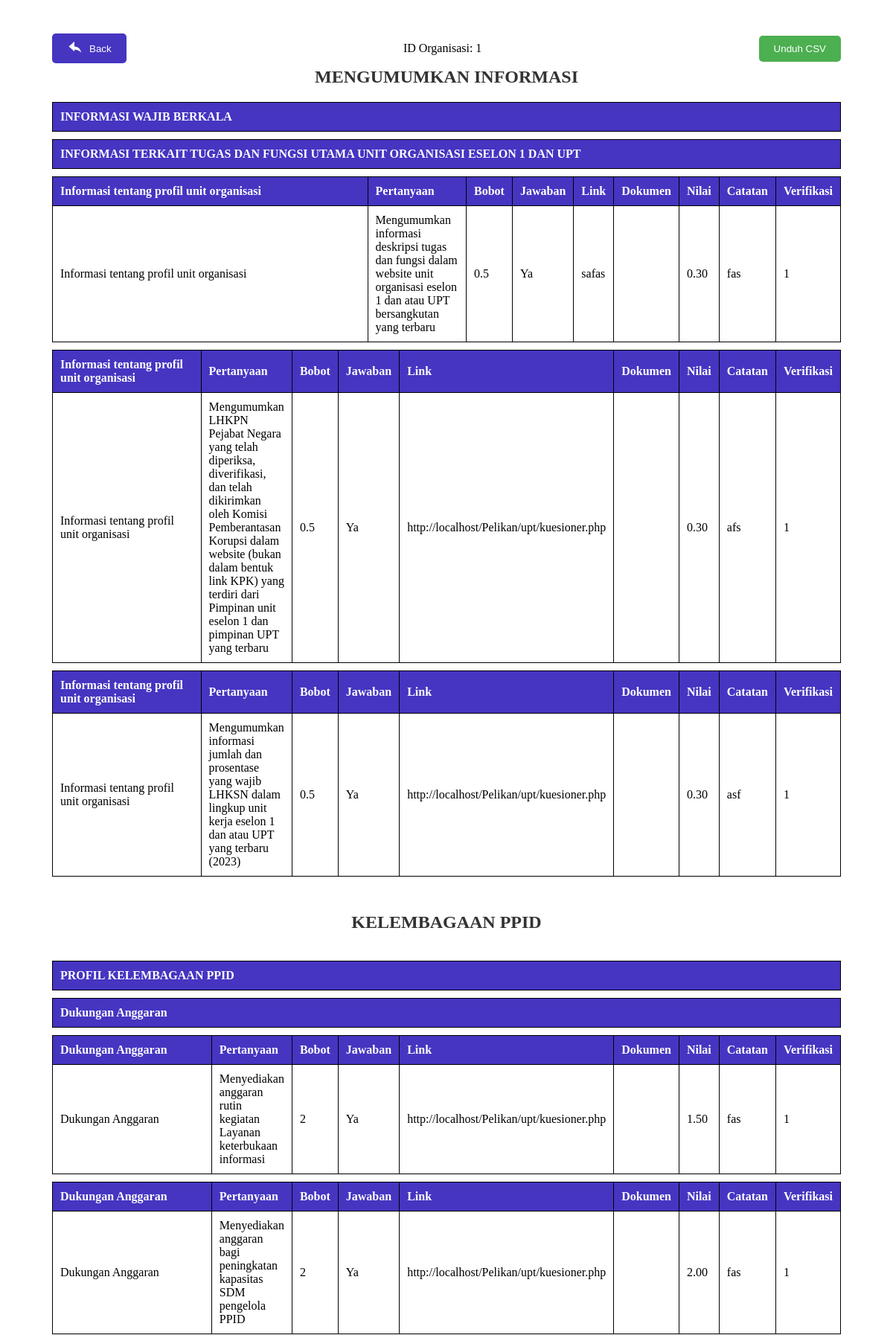
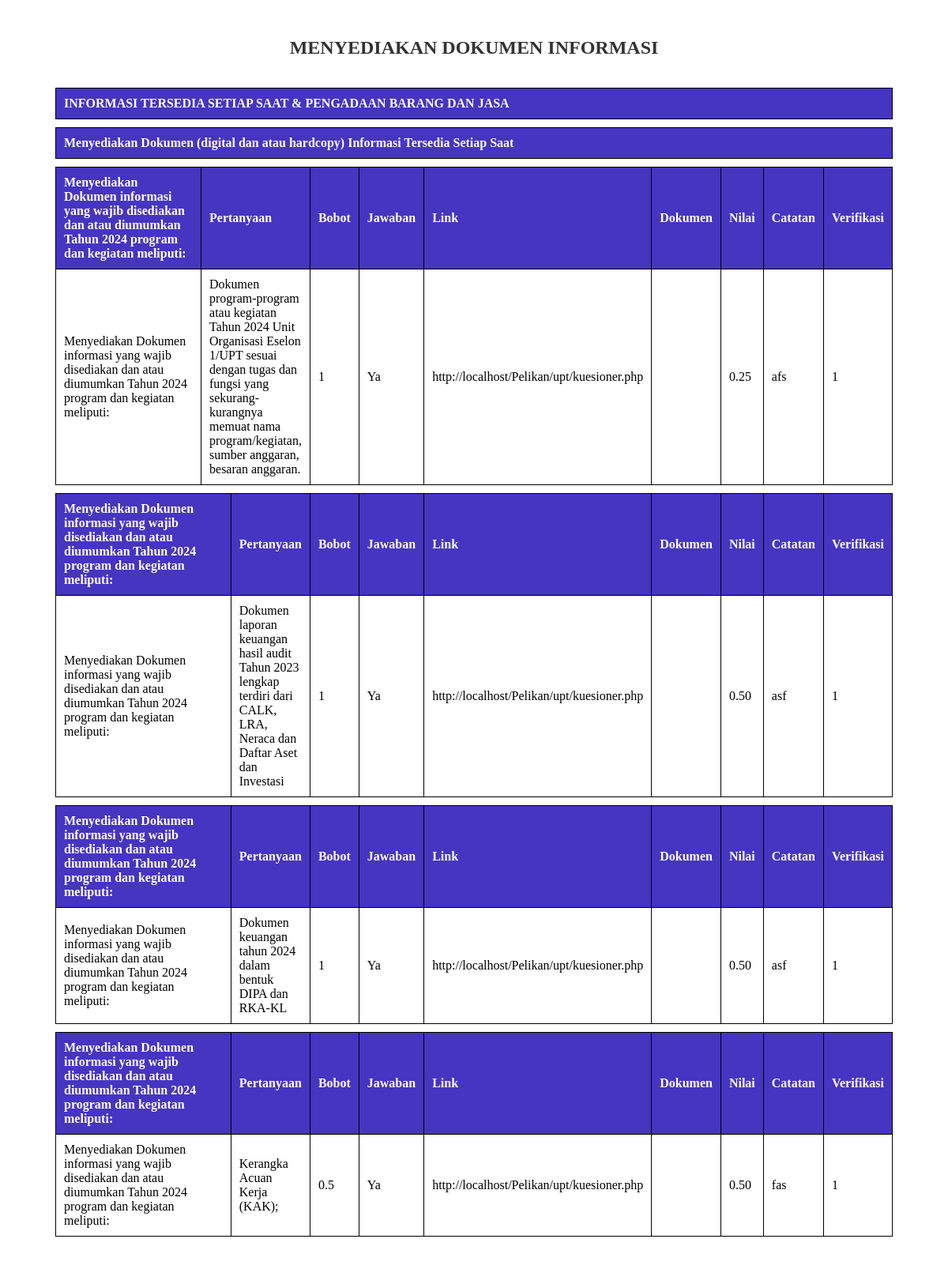
The page /admin/unduh.php?id=1 (upper part) on the database its author committed (2 pictures, top to bottom).
### tables this page shows
CREATE TABLE `kuesioner` (
  `id_kuesioner` int NOT NULL,
  `id_kategori` int NOT NULL,
  `id_subkategori1` int NOT NULL,
  `id_subkategori2` int NOT NULL,
  `id_subkategori3` int NOT NULL,
  `id_pertanyaan` int NOT NULL,
  `pertanyaan` text NOT NULL,
  `jawaban` varchar(255) NOT NULL,
  `link` varchar(255) DEFAULT NULL,
  `dokumen` varchar(255) DEFAULT NULL,
  `id_organisasi` int NOT NULL,
  `unit_eselon1` varchar(255) NOT NULL,
  `nama_organisasi` varchar(255) NOT NULL,
  `nip_responden` char(10) NOT NULL,
  `nilai` float(4,2) DEFAULT NULL,
  `catatan` varchar(255) DEFAULT NULL,
  `verifikasi` tinyint(1) DEFAULT NULL,
  `id_penilai` int DEFAULT NULL
);

CREATE TABLE `kategori` (
  `id_kategori` int NOT NULL,
  `kategori` varchar(255) NOT NULL
);

CREATE TABLE `subkategori1` (
  `id_subkategori1` int NOT NULL,
  `subkategori1` varchar(255) NOT NULL,
  `id_kategori` int NOT NULL
);

CREATE TABLE `subkategori2` (
  `id_subkategori2` int NOT NULL,
  `subkategori2` varchar(255) NOT NULL,
  `id_subkategori1` int NOT NULL
);

CREATE TABLE `subkategori3` (
  `id_subkategori3` int NOT NULL,
  `subkategori3` varchar(255) NOT NULL,
  `id_subkategori2` int NOT NULL,
  `web` varchar(255) DEFAULT NULL
);

CREATE TABLE `pertanyaan` (
  `id_pertanyaan` int NOT NULL,
  `pertanyaan` text,
  `id_kategori` int NOT NULL,
  `id_subkategori1` int NOT NULL,
  `id_subkategori2` int NOT NULL,
  `id_subkategori3` int NOT NULL,
  `bobot` double DEFAULT NULL,
  `web` text,
  `A` float(4,2) DEFAULT NULL,
  `B` float(4,2) DEFAULT NULL,
  `C` float(4,2) DEFAULT NULL,
  `D` float(4,2) DEFAULT NULL,
  `E` float(4,2) DEFAULT NULL
);

### admin/unduh.php (the view, shortened to what this page needs)
<!DOCTYPE html>
<html lang="en">
<head>
</head>
<body>
<div style="display: flex; justify-content: space-between; align-items: center; margin: 20px 70px; position: absolute; top: 20px; left: 0; right: 0;">
    <a href="daftar_organisasi.php" style="text-decoration: none;">
        <button style="padding: 10px 20px; background-color: #4535c1; color: white; border: none; border-radius: 5px; cursor: pointer; display: flex; align-items: center;">
            <svg xmlns="http://www.w3.org/2000/svg" viewBox="0 0 24 24" fill="white" width="20px" height="20px" style="margin-right: 10px;">
                <path d="M0 0h24v24H0z" fill="none"/>
                <path d="M12 4V1L3 9l9 8v-3c4.55 0 8.45 1.72 11 5-1-5.48-4.48-10-11-10z"/>
            </svg>
            Back
        </button>
    </a>
    <?php
if (isset($_GET['id'])) {
    $id_organisasi = (int)$_GET['id'];
    echo "<p>ID Organisasi: " . $id_organisasi . "</p>";
} else {
    die("ID organisasi tidak ditemukan.");
}
?>
    <a href="download_csv.php?id=<?php echo $id_organisasi; ?>">
    <button style="padding: 10px 20px; background-color: #4CAF50; color: white; border: none; border-radius: 5px; cursor: pointer;">
        Unduh CSV
    </button>
</a>
</div>
<?php
$host = 'localhost';
$user = 'root';
$password = '';
$dbname = 'sigh';
$conn = new mysqli($host, $user, $password, $dbname);
if (isset($_GET['id'])) {
    $id_organisasi = (int)$_GET['id'];
}
    $sql = "
        SELECT p.id_pertanyaan, k.kategori, s1.subkategori1, s2.subkategori2, s3.subkategori3,
               p.pertanyaan, p.web, p.bobot, q.jawaban, q.link, q.dokumen, q.nilai, q.catatan, q.verifikasi
        FROM pertanyaan p
        JOIN kategori k ON p.id_kategori = k.id_kategori
        JOIN SubKategori1 s1 ON p.id_subkategori1 = s1.id_subkategori1
        JOIN SubKategori2 s2 ON p.id_subkategori2 = s2.id_subkategori2
        JOIN SubKategori3 s3 ON p.id_subkategori3 = s3.id_subkategori3
        LEFT JOIN kuesioner q ON p.id_pertanyaan = q.id_pertanyaan
        WHERE q.id_organisasi = $id_organisasi";
    $result = $conn->query($sql);
    $last_kategori = '';
    $last_subkategori1 = '';
    $last_subkategori2 = '';
    $last_subkategori3 = '';
    if ($result->num_rows > 0) {
        while ($row = $result->fetch_assoc()) {
            if ($last_kategori != $row['kategori']) {
                if ($last_kategori != '') {
                    echo "</tbody></table><br>";
                }
                echo "<h2>{$row['kategori']}</h2>";
                $last_kategori = $row['kategori'];
            }
            if ($last_subkategori1 != $row['subkategori1']) {
                if ($last_subkategori1 != '') {
                    echo "</tbody></table><br>";
                }
                echo "<table border='1' style='border-collapse: collapse; width: 100%; margin-bottom: 10px;'>
                        <thead>
                            <tr style='background-color: #1E90FF; color: white;'>
                                <th colspan='3' style='padding: 10px; width: 60%;'>{$row['subkategori1']}</th>
                            </tr>
                        </thead>
                        <tbody>";
                $last_subkategori1 = $row['subkategori1'];
                $last_subkategori2 = '';
                $last_subkategori3 = '';
            }
            if ($last_subkategori2 != $row['subkategori2']) {
                echo "<table border='1' style='border-collapse: collapse; width: 100%; margin-bottom: 10px;'>
                        <thead>
                            <tr style='background-color: #00008B; color: white;'>
                                <th colspan='3'>{$row['subkategori2']}</th>
                            </tr>
                        </thead>
                        <tbody>";
                $last_subkategori2 = $row['subkategori2'];
                $last_subkategori3 = '';
            }
            if ($last_subkategori3 != $row['subkategori3']) {
                echo "<table border='1' style='border-collapse: collapse; width: 100%; margin-bottom: 10px;'>
                        <thead>
                            <tr style='background-color: #FFA500; color: white;'>
                                <th style='padding: 10px; width: 40%;'>{$row['subkategori3']}</th>
                                <th style='padding: 10px;'>Pertanyaan</th>
                                <th style='padding: 10px;'>Bobot</th>
                                <th style='padding: 10px;'>Jawaban</th>
                                <th style='padding: 10px;'>Link</th>
                                <th style='padding: 10px;'>Dokumen</th>
                                <th style='padding: 10px;'>Nilai</th>
                                <th style='padding: 10px;'>Catatan</th>
                                <th style='padding: 10px;'>Verifikasi</th>
                            </tr>
                        </thead>
                        <tbody>";
            }
?>
<tr>
    <td><?php echo $row['subkategori3']; ?></td>
    <td><?php echo $row['pertanyaan']; ?></td>
    <td><?php echo $row['bobot']; ?></td>
    <td><?php echo $row['jawaban']; ?></td>
    <td><?php echo $row['link']; ?></td>
    <td><?php echo $row['dokumen']; ?></td>
    <td><?php echo $row['nilai']; ?></td>
    <td><?php echo $row['catatan']; ?></td>
    <td><?php echo $row['verifikasi']; ?></td>
</tr>
<?php
    }
    echo "</tbody></table>";
} else {
    echo "<p>Tidak ada data yang tersedia.</p>";
}
?>
</body>
</html>

### admin/unduh.php (style rules this page uses)
body { user-select: ; outline: black; margin: 20px; padding: 50px; overflow-x: hidden; }
table { width: 100%; border-collapse: collapse; margin-bottom: 20px; }
table, th, td { border: 1px solid black; }
th, td { padding: 10px; text-align: left; }
th { background-color: #4535c1; }
h2 { text-align: center; color: #333; }
button { padding: 10px 20px; background-color: #4CAF50; color: white; border: none; border-radius: 5px; cursor: pointer; }

### rows shown on the page
kuesioner: id_kategori.kategori "MENGUMUMKAN INFORMASI", id_subkategori1.subkategori1 "INFORMASI WAJIB BERKALA", id_subkategori2.subkategori2 "INFORMASI TERKAIT TUGAS DAN FUNGSI UTAMA UNIT ORGANISASI ESELON 1 DAN UPT", id_subkategori3.subkategori3 "Informasi tentang profil unit organisasi", id_pertanyaan.pertanyaan "Mengumumkan informasi deskripsi tugas dan fungsi dalam website unit organisasi eselon 1 dan atau UPT bersangkutan yang terbaru", id_pertanyaan.bobot "0.5", jawaban "Ya", link "safas", nilai "0.30", catatan "fas", verifikasi "1"
kuesioner: id_subkategori3.subkategori3 "Informasi tentang profil unit organisasi", id_pertanyaan.pertanyaan "Mengumumkan LHKPN Pejabat Negara yang telah diperiksa, diverifikasi, dan telah dikirimkan oleh Komisi Pemberantasan Korupsi dalam website (bukan dalam bentuk link KPK) yang terdiri dari Pimpinan unit eselon 1 dan pimpinan UPT yang terbaru", id_pertanyaan.bobot "0.5", jawaban "Ya", link "http://localhost/Pelikan/upt/kuesioner.php", nilai "0.30", catatan "afs", verifikasi "1"
kuesioner: id_subkategori3.subkategori3 "Informasi tentang profil unit organisasi", id_pertanyaan.pertanyaan "Mengumumkan informasi jumlah dan prosentase yang wajib LHKSN dalam lingkup unit kerja eselon 1 dan atau UPT yang terbaru (2023)", id_pertanyaan.bobot "0.5", jawaban "Ya", link "http://localhost/Pelikan/upt/kuesioner.php", nilai "0.30", catatan "asf", verifikasi "1"
kuesioner: id_kategori.kategori "KELEMBAGAAN PPID", id_subkategori1.subkategori1 "PROFIL KELEMBAGAAN PPID", id_subkategori2.subkategori2 "Dukungan Anggaran", id_subkategori3.subkategori3 "Dukungan Anggaran", id_pertanyaan.pertanyaan "Menyediakan anggaran rutin kegiatan Layanan keterbukaan informasi", id_pertanyaan.bobot "2", jawaban "Ya", link "http://localhost/Pelikan/upt/kuesioner.php", nilai "1.50", catatan "fas", verifikasi "1"
kuesioner: id_subkategori3.subkategori3 "Dukungan Anggaran", id_pertanyaan.pertanyaan "Menyediakan anggaran bagi peningkatan kapasitas SDM pengelola PPID", id_pertanyaan.bobot "2", jawaban "Ya", link "http://localhost/Pelikan/upt/kuesioner.php", nilai "2.00", catatan "fas", verifikasi "1"
kuesioner: id_kategori.kategori "MENYEDIAKAN DOKUMEN INFORMASI", id_subkategori1.subkategori1 "INFORMASI TERSEDIA SETIAP SAAT & PENGADAAN BARANG DAN JASA", id_subkategori2.subkategori2 "Menyediakan Dokumen (digital dan atau hardcopy) Informasi Tersedia Setiap Saat", id_subkategori3.subkategori3 "Menyediakan Dokumen informasi yang wajib disediakan dan atau diumumkan Tahun 2024 program dan kegiatan meliputi:", id_pertanyaan.pertanyaan "Dokumen program-program atau kegiatan Tahun 2024 Unit Organisasi Eselon 1/UPT sesuai dengan tugas dan fungsi yang sekurang-kurangnya memuat nama program/kegiatan, sumber anggaran, besaran anggaran.", id_pertanyaan.bobot "1", jawaban "Ya", link "http://localhost/Pelikan/upt/kuesioner.php", nilai "0.25", catatan "afs", verifikasi "1"
kuesioner: id_subkategori3.subkategori3 "Menyediakan Dokumen informasi yang wajib disediakan dan atau diumumkan Tahun 2024 program dan kegiatan meliputi:", id_pertanyaan.pertanyaan "Dokumen laporan keuangan hasil audit Tahun 2023 lengkap terdiri dari CALK, LRA, Neraca dan Daftar Aset dan Investasi", id_pertanyaan.bobot "1", jawaban "Ya", link "http://localhost/Pelikan/upt/kuesioner.php", nilai "0.50", catatan "asf", verifikasi "1"
kuesioner: id_subkategori3.subkategori3 "Menyediakan Dokumen informasi yang wajib disediakan dan atau diumumkan Tahun 2024 program dan kegiatan meliputi:", id_pertanyaan.pertanyaan "Dokumen keuangan tahun 2024 dalam bentuk DIPA dan RKA-KL", id_pertanyaan.bobot "1", jawaban "Ya", link "http://localhost/Pelikan/upt/kuesioner.php", nilai "0.50", catatan "asf", verifikasi "1"
kuesioner: id_subkategori3.subkategori3 "Menyediakan Dokumen informasi yang wajib disediakan dan atau diumumkan Tahun 2024 program dan kegiatan meliputi:", id_pertanyaan.pertanyaan "Kerangka Acuan Kerja (KAK);", id_pertanyaan.bobot "0.5", jawaban "Ya", link "http://localhost/Pelikan/upt/kuesioner.php", nilai "0.50", catatan "fas", verifikasi "1"

### other values the page prints
$id_organisasi "1"
